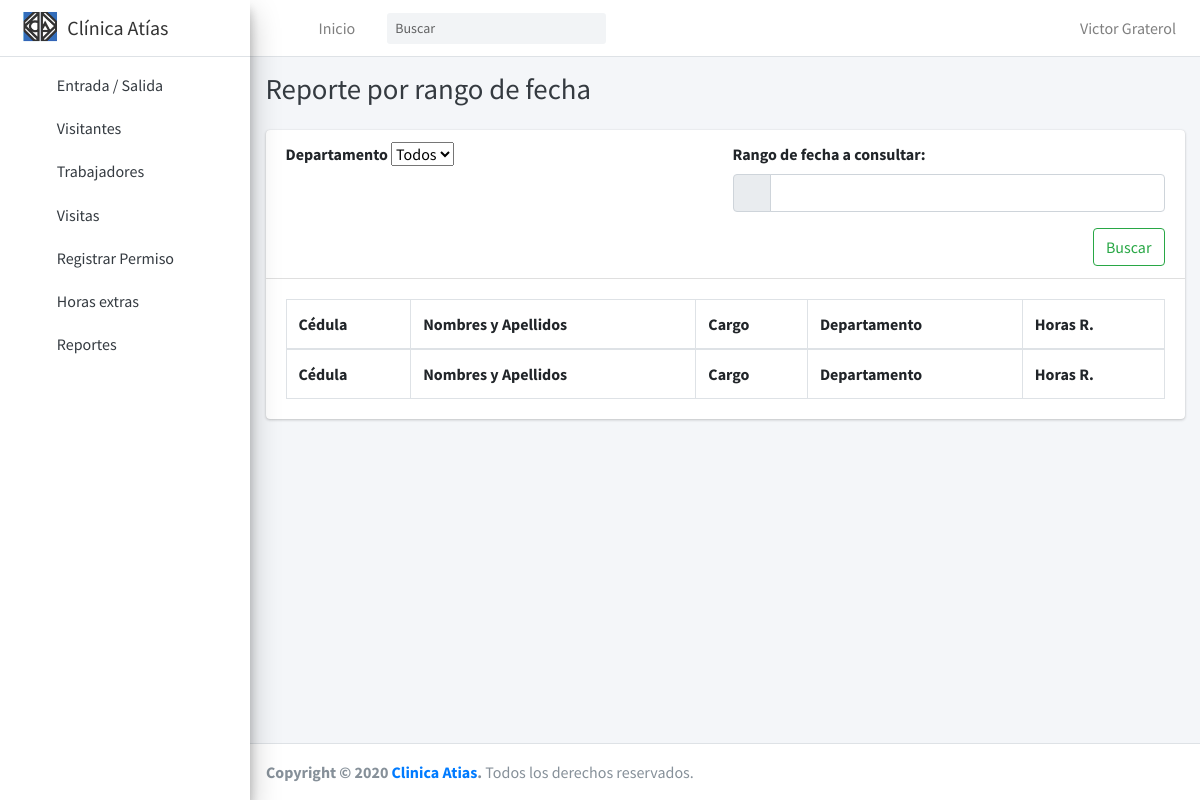
The page /reporte/fecha (signed in) on the database as committed earlier.
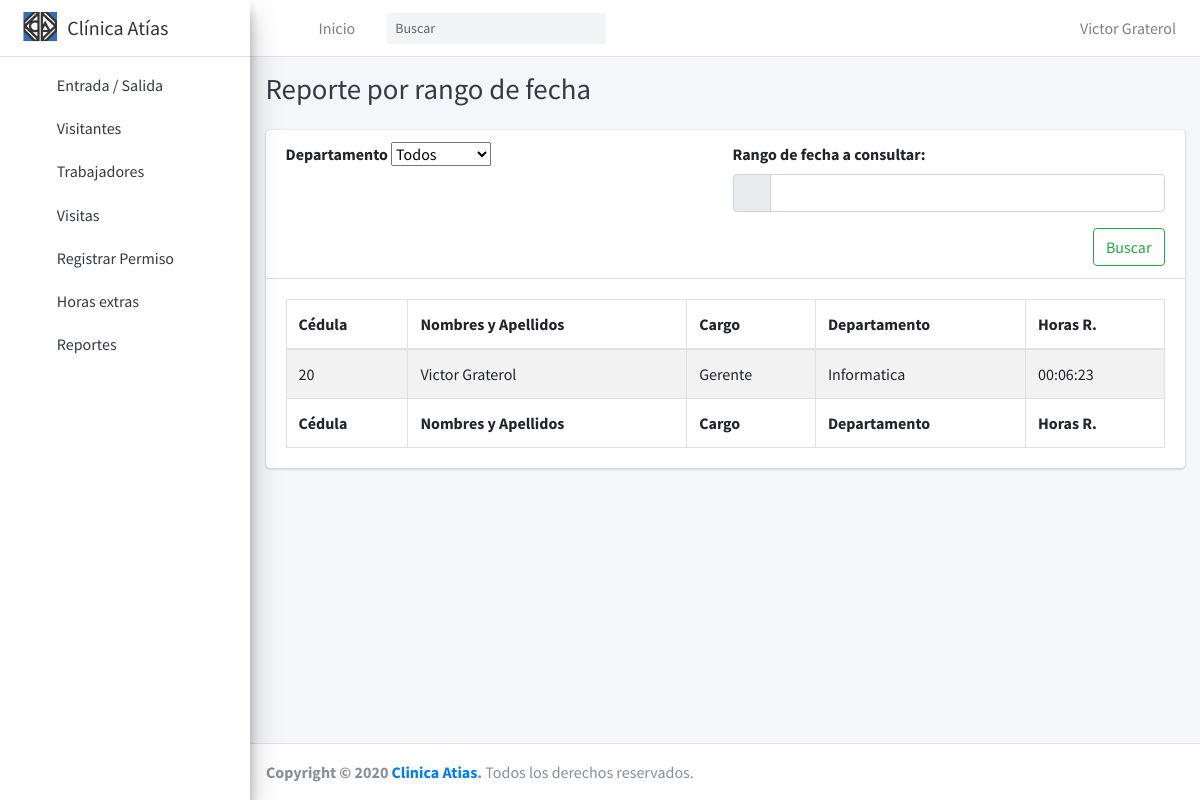
The same page on the database as committed later.
### registration/models.py (models this page shows, shortened)
class Profile(models.Model):
    sexo_select = [
        ('M', 'Masculino'),
        ('F', 'Femenino'),
    ]
    choise_estatus = [
        ('A', 'Activo'),
        ('I', 'Inactivo'),
    ]
    user = models.OneToOneField(User, on_delete=models.CASCADE, related_name="get_profile")
    codigo = models.IntegerField(verbose_name='Código', null=True, blank=True)
    cedula = models.IntegerField(verbose_name='Cédula')
    cargo = models.CharField(max_length=150 , verbose_name='Cargo')
    departamento = models.ForeignKey(departamento, verbose_name="Departamento", on_delete=models.CASCADE)
    nacimiento = models.DateField(verbose_name='Fecha de Nacimiento', null=True, blank=True)
    sexo = models.CharField(max_length=1, choices=sexo_select, default='M',)
    tlf1 = models.CharField(max_length=50 , verbose_name='Teléfono 1', null = True, blank = True)
    tlf2 = models.CharField(max_length=50 , verbose_name='Teléfono 2', null = True, blank = True)
    horario = models.ForeignKey(horario, verbose_name="Horario", on_delete=models.CASCADE)
    estatus = models.CharField(max_length=1, choices=choise_estatus, default='A',)
    class Meta:
        verbose_name = 'trabajador'
        verbose_name_plural = 'trabajadores'
        ordering = ['codigo']

class departamento(models.Model):
    nombre = models.CharField(max_length=150 , verbose_name='Nombre')
    def __str__(self):
        return self.nombre

### core/views.py (the view, shortened to what this page needs)
# urls.py: path('reporte/fecha', views.fechaView, name ='fecha'),
@login_required
def fechaView(request):
    trabajadores = Profile.objects.all()
    dep = departamento.objects.all()
    list_t = {}
    list_tt = []
    for trabajador in trabajadores:
        if marca.objects.filter(trabajador = trabajador.user).exists():
            results = marca.objects.filter(trabajador = trabajador.user)
            total = results.count()
            if total > 1:
                if total % 2 != 0:
                    total -= 1
                i = 0
                tiempo = 0
                extra = 0
                while(i < total):
                    tiempo += (results[i].fecha - results[i+1].fecha).total_seconds()
                    i += 2
                list_t['trabajador'] = trabajador
                list_t['horas'] = int(tiempo // 3600)
                list_t['segundos'] = int(tiempo % 3600)
                list_t['minutos'] = int(list_t['segundos'] // 60)
                list_t['segundos'] = int(list_t['segundos'] % 60)
                list_tt.append(list_t.copy())
    return render(request,'core/fecha.html',{'trabajadores':list_tt,'departamento':dep})

### core/templates/core/fecha.html (shortened to what this page needs)
{% extends "core/base.html" %}
{% load static %}
{% block titulo %} Reporte por rango de fecha {% endblock %}
{% block head %}
  <link rel="stylesheet" href="{% static 'core/plugins/datatables-bs4/css/dataTables.bootstrap4.min.css' %}">
  <link rel="stylesheet" href="{% static 'core/plugins/datatables-responsive/css/responsive.bootstrap4.min.css' %}">
  <link rel="stylesheet" href="{% static 'core/plugins/daterangepicker/daterangepicker.css' %}">
  <link rel="stylesheet" href="{% static 'core/plugins/select2/css/select2.min.css' %}">
  <link rel="stylesheet" href="{% static 'core/plugins/select2-bootstrap4-theme/select2-bootstrap4.min.css' %}">
  <link rel="stylesheet" href="{% static 'core/plugins/bootstrap4-duallistbox/bootstrap-duallistbox.min.css' %}">
{% endblock %}
{% block contenido %}
    <div class="card">
        <div class="card-header">
            <form method="post">{% csrf_token %}
                <div class="row">
                    <div class="col-6">
                        <div class="form-group">
                            <label>Departamento</label>
                            <select class="select2bs4" name="departamento" id="departamento" required>
                            <option value = "0">Todos</option>
                            </select>
                        </div>
                    </div>
                    <div class="col-6">
                        <div class="form-group">
                            <label>Rango de fecha a consultar:</label>
                            <div class="input-group">
                                <div class="input-group-prepend">
                                <span class="input-group-text">
                                    <i class="far fa-calendar-alt"></i>
                                </span>
                                </div>
                                <input type="text" class="form-control float-right" id="reservation" name="reservation" value="{{ request.POST.reservation }}">
                            </div>
                        </div>
                    </div>
                </div>
                <input type="submit" class="btn btn-outline-success float-right" value="Buscar">
            </form>
        </div>
        <div class="card-body">
            <table id="example1" class="table table-bordered table-striped">
                <thead>
                    <tr>
                        <th>Cédula</th>
                        <th>Nombres y Apellidos</th>
                        <th>Cargo</th>
                        <th>Departamento</th>
                        <th>Horas R.</th>
                    </tr>
                </thead>
                <tbody>
                    {% for hora in trabajadores %}
                        <tr>
                            <td> {{ hora.trabajador.cedula}} </td>
                            <td>{{ hora.trabajador.user.first_name}} {{ hora.trabajador.user.last_name}}</td>
                            <td>{{ hora.trabajador.cargo}}</td>
                            <td>{{ hora.trabajador.departamento}}</td>
                            <td>{% if hora.horas < 10 %}0{% endif %}{{ hora.horas }}:{% if hora.minutos < 10 %}0{% endif %}{{ hora.minutos }}:{% if hora.segundos < 10 %}0{% endif %}{{ hora.segundos }}</td>
                        </tr>
                    {% endfor %}
                </tbody>
                <tfoot>
                    <tr>
                        <th>Cédula</th>
                        <th>Nombres y Apellidos</th>
                        <th>Cargo</th>
                        <th>Departamento</th>
                        <th>Horas R.</th>
                    </tr>
                </tfoot>
            </table>
        </div>
    </div>
{% endblock %}

Rows that differ between the two databases and show on the page:
added Profile: trabajador.cedula "20", trabajador.user.first_name "Victor", trabajador.user.last_name "Graterol", trabajador.cargo "Gerente", trabajador.departamento "Informatica", horas "0", minutos "6", segundos "23"
